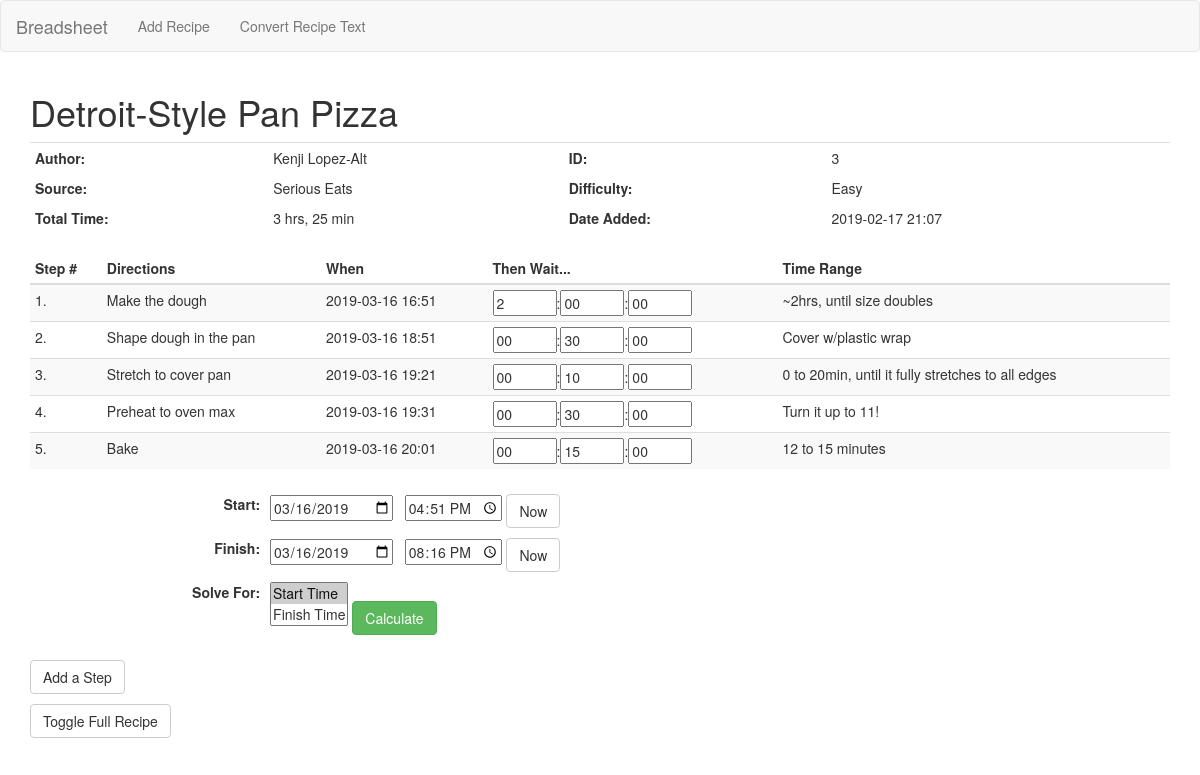
The app's page /recipe?id=3 with its own data.
### app/models.py (models this page shows, shortened)
class Recipe(db.Model):
    id = db.Column(db.Integer, primary_key=True)
    name = db.Column(db.String(128), index=True, unique=True, nullable=False)
    author = db.Column(db.String(64), index=True)
    source = db.Column(db.String(128), index=True)
    difficulty = db.Column(db.String(1), index=True)
    date_added = db.Column(db.DateTime, default=datetime.utcnow())
    start_time = db.Column(db.DateTime, default=datetime.utcnow())
    solve_for_start = db.Column(db.Integer, default=1)
    steps = db.relationship('Step', backref='recipe', lazy='dynamic')

class Difficulty(db.Model):
    id = db.Column(db.String(1), primary_key=True)
    text = db.Column(db.String(16))

class Step(db.Model):
    id = db.Column(db.Integer, primary_key=True)
    recipe_id = db.Column(db.Integer, db.ForeignKey('recipe.id'), nullable=False)
    number = db.Column(db.Integer, index=True)
    text = db.Column(db.String, index=True)
    then_wait = db.Column(db.Integer, default=0)
    wait_time_range = db.Column(db.String(64))

### app/main/routes.py (the view)
@bp.route('/Images')
@bp.route('/Resources')
@bp.route('/recipe', methods=['GET', 'POST'])
def recipe():
    sform = StepForm()
    recipe_id = request.args.get('id') or 1
    sform.recipe_id.data = recipe_id
    recipe = add_recipe_ui_fields(Recipe.query.filter_by(id=recipe_id).first())
    steps = set_when(Step.query.filter_by(recipe_id=recipe_id).order_by(Step.number).all(), recipe.start_time)
    twforms = create_tw_forms(steps)
    seform = create_start_finish_forms(recipe)
    if sform.validate_on_submit():
        then_wait = hms_to_seconds([sform.then_wait_h.data, sform.then_wait_m.data, sform.then_wait_s.data])
        id = db.engine.execute("SELECT max(id) FROM step").first()[0] + 1
        sdata = Step(id=id, recipe_id=recipe_id, number=sform.number.data, text=sform.text.data,
                     then_wait=then_wait, wait_time_range=sform.wait_time_range.data)
        db.session.add(sdata)
        db.session.commit()
        return redirect(url_for('main.recipe') + '?id={}'.format(recipe_id))
    elif request.method == 'GET':  # pre-populate the form with the recipe info and any existing steps
        max_step = Step.query.filter_by(recipe_id=recipe_id).order_by(Step.number.desc()).first()
        if max_step is None:
            sform.number.data = 1
        else:
            sform.number.data = max_step.number + 1
    return render_template('recipe.html', title=recipe.name, recipe=recipe, steps=steps, sform=sform,
                           seform=seform, twforms=twforms)

### app/main/forms.py (shortened to what this page needs)
class StepForm(FlaskForm):
    recipe_id = IntegerField('Recipe ID')
    number = IntegerField('Step #', id="addStep_number")
    text = TextAreaField('Directions', validators=[DataRequired(), Length(max=512)], id="addStep_directions",
                         render_kw={'autofocus': True})
    then_wait_h = IntegerField('Then Wait...', validators=[Optional(), NumberRange(min=0, max=999)],
                               id="addStep_then_wait_h", render_kw={'placeholder': 'h'})
    then_wait_m = IntegerField('Then Wait...', validators=[Optional(), NumberRange(min=0, max=999)],
                               id="addStep_then_wait_m", render_kw={'placeholder': 'm'})
    then_wait_s = IntegerField('Then Wait...', validators=[Optional(), NumberRange(min=0, max=999)],
                               id="addStep_then_wait_s", render_kw={'placeholder': 's'})
    wait_time_range = StringField('Time Range', id="addStep_time_range")
    submit = SubmitField('Add Step', render_kw={'class': 'btn btn-primary'})

class ThenWaitForm(FlaskForm):
    step_id = IntegerField('Step Number')
    then_wait_h = IntegerField('Then Wait...', validators=[NumberRange(min=0, max=999)], render_kw={'placeholder': 'h'})
    then_wait_m = IntegerField('Then Wait...', validators=[NumberRange(min=0, max=999)], render_kw={'placeholder': 'm'})
    then_wait_s = IntegerField('Then Wait...', validators=[NumberRange(min=0, max=999)], render_kw={'placeholder': 's'})

### app/main/routes.py (called while the page is built)
def seconds_to_hms(num):
    if num is None:
        return ''
    else:
        h = str(num // 3600)
        num %= 3600
        m = str(num // 60)
        num %= 60
        s = str(num)
        result = [h, m, s]
        i = 0
        while i <= 2:
            if result[i] == '0':
                result[i] = '00'
            """if len(result[i]) == 1:
                result[i] = '0' + result[i]"""
            i += 1
    return result

def difficulty_abbrev(abbrev, values):
    for v in values:
        if v.id == abbrev:
            return v.text
    return '--'

def dt_ui(dt):
    st = str(dt)
    return st[:st.find('.')-3]

def create_tw_forms(steps):
    twforms = []
    for s in steps:
        tw = ThenWaitForm()
        tw.step_id = s.id
        tw.then_wait_h.data = s.then_wait_ui[0]
        tw.then_wait_m.data = s.then_wait_ui[1]
        tw.then_wait_s.data = s.then_wait_ui[2]
        tw.then_wait = s.then_wait
        twforms.append(tw)
    return twforms

### app/templates/recipe.html
{% extends "base.html" %}
{% block breadapp_content %}
    <div class="container" id="recipe_div">
        <h1>{{ recipe.name }}</h1>
        <table id="recipe" class="table table-condensed">
                <tr id="recipe_row1">
                    <th><b>Author:</b></th>
                    <th>{{ recipe.author }}</th>
                    <th><b>ID:</b></th>
                    <th>{{ recipe.id }}</th>
                </tr>
            <tr id="recipe_row2">
                <td><b>Source:</b></td>
                <td>{{ recipe.source }}</td>
                <td><b>Difficulty:</b></td>
                <td>{{ recipe.difficulty_ui }}</td>
            </tr>
            <tr id="recipe_row3">
                <td id="recipe_row_bottom"><b>Total Time:</b></td>
                <td id="total_time">{{ recipe.total_time_ui }}</td>
                <td id="recipe_row_bottom"><b>Date Added:</b></td>
                <td id="recipe_row_bottom">{{ recipe.date_added_ui }}</td>
            </tr>
        </table>
    </div>
    {% include "steps.html" %}
    {% include "start_finish.html" %}
    {% include "add_step.html" %}
{% endblock %}

### app/templates/steps.html (shortened to what this page needs)
<div class="container" id="steps_div">
    <table id="steps_list" class="table table-condensed table-striped">
        <thead>
            <th>Step #</th>
            <th>Directions</th>
            <th>When</th>
            <th>Then Wait...</th>
            <th>Time Range</th>
        </thead>
        {% for step in steps %}
            <tr id="step_row{{ step.id }}">
                <td id="step_number{{ step.id }}">{{ step.number }}.</td>
                <td>{{ step.text }}</td>
                <td id="step_when{{ step.id }}">{{ step.when }}</td>
                <td id="step_wait{{ step.id }}">
                    {% for tw in twforms %}
                        {% if tw.step_id == step.id %}
                        {{ tw.then_wait_h(size=2, id="then_wait_h{}".format(step.id)) }}:{{
                            tw.then_wait_m(size=2, id="then_wait_m{}".format(step.id)) }}:{{
                            tw.then_wait_s(size=2, id="then_wait_s{}".format(step.id)) }}
                        {% endif %}
                    {% endfor %}
                </td>
                <td>{{ step.wait_time_range }}</td>
            </tr>
        {% endfor %}
    </table>
</div>

### app/templates/start_finish.html (shortened to what this page needs)
<div class="container" id="start_finish_div">
    <table id="start_finish" class="table table-condensed">
        <tr id="summary_start_row">
            <th>Start:</th>
            <td>
                <div id="start_time_controls">
                    {{ seform.start_date }} &nbsp; {{ seform.start_time }}
                    <button onclick="setNow('start')" id="start_now" class="btn btn-default">Now</button>
                </div>
            </td>
        </tr>
        <tr id="summary_finish_row">
            <th>Finish:</th>
            <td>
                <div id="finish_time_controls">
                    {{ seform.finish_date }} &nbsp; {{ seform.finish_time }}
                    <button onclick="setNow('finish')" id="finish_now" class="btn btn-default">Now</button>
                </div>
            </td>
        </tr>
        <tr>
            <th>{{ seform.solve_for_start.label }}:</th>
            <td>
                {{ seform.solve_for_start(size=2) }}
                <button id="calculate" onclick="calcTime()" class="btn btn-success">Calculate</button>
            </td>
        </tr>
    </table>
</div>

### records on screen
Recipe: name "Detroit-Style Pan Pizza", author "Kenji Lopez-Alt", id "3", source "Serious Eats", start_time "16:51", solve_for_start "Start Time ☑ / Finish Time"
Difficulty: difficulty_ui "Easy"
Step: number "1", text "Make the dough", when "2019-03-16 16:51", then_wait_h "2", then_wait_m "00", then_wait_s "00", wait_time_range "~2hrs, until size doubles"
Step: number "2", text "Shape dough in the pan", when "2019-03-16 18:51", then_wait_h "00", then_wait_m "30", then_wait_s "00", wait_time_range "Cover w/plastic wrap"
Step: number "3", text "Stretch to cover pan", when "2019-03-16 19:21", then_wait_h "00", then_wait_m "10", then_wait_s "00", wait_time_range "0 to 20min, until it fully stretches to all edges"
Step: number "4", text "Preheat to oven max", when "2019-03-16 19:31", then_wait_h "00", then_wait_m "30", then_wait_s "00", wait_time_range "Turn it up to 11!"
Step: number "5", text "Bake", when "2019-03-16 20:01", then_wait_h "00", then_wait_m "15", then_wait_s "00", wait_time_range "12 to 15 minutes"

### other values on screen
{{ recipe.total_time_ui }} "3 hrs, 25 min"
{{ recipe.date_added_ui }} "2019-02-17 21:07"
{{ seform.solve_for_start.label }} "Solve For"
